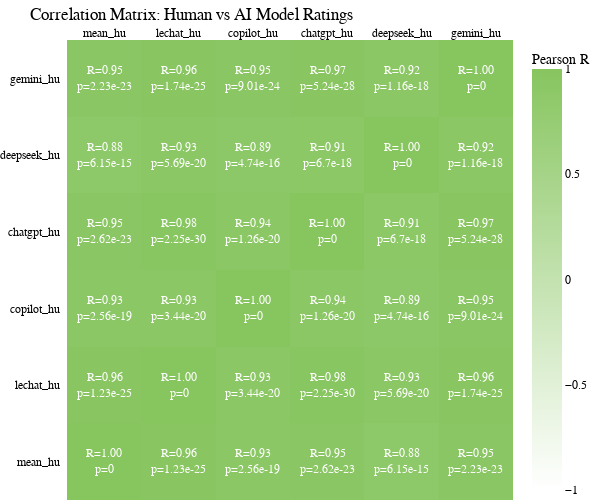

This figure's notebook cell:
### Markdown cell above
#### Correlation

### Code cell
# Calculate the absolute difference between human mean ratings and each AI model's mean ratings
ai_columns = ['lechat_hu', 'copilot_hu', 'chatgpt_hu', 'deepseek_hu', 'gemini_hu']
diffs = {}

# Calculate the absolute differences
for col in ai_columns:
    diffs[col] = (df_hu['mean_hu'] - df_hu[col]).abs()

# Create a DataFrame to summarize the mean absolute differences for each model
mean_diffs = {col: diffs[col].mean() for col in ai_columns}
mean_diffs_df = pd.DataFrame.from_dict(mean_diffs, orient='index', columns=['mean_absolute_difference'])
mean_diffs_df = mean_diffs_df.sort_values('mean_absolute_difference')

print("Mean absolute difference between human and AI model ratings (lower is closer):")
print(mean_diffs_df)

# Find the AI model with the smallest mean absolute difference
closest_model = mean_diffs_df.index[0]
print(f"\nThe AI model whose mean ratings are closest to human ratings is: {closest_model}")



# Plot
import plotly.figure_factory as ff
from scipy.stats import pearsonr

# Prepare correlation and p-value matrices as before
corr_cols = ['mean_hu', 'lechat_hu', 'copilot_hu', 'chatgpt_hu', 'deepseek_hu', 'gemini_hu']
df_corr = df_hu_plot[corr_cols].dropna()
corr_matrix = df_corr.corr(method='pearson')

# Compute p-value matrix
pval_matrix = pd.DataFrame(np.ones_like(corr_matrix), columns=corr_matrix.columns, index=corr_matrix.index)
for i in corr_matrix.columns:
    for j in corr_matrix.columns:
        if i == j:
            pval_matrix.loc[i, j] = 0.0
        else:
            r, p = pearsonr(df_corr[i], df_corr[j])
            pval_matrix.loc[i, j] = p

# Annotate with R and p
z_text = [[f"R={corr_matrix.iloc[i, j]:.2f}<br>p={pval_matrix.iloc[i, j]:.3g}" 
           for j in range(len(corr_matrix))] for i in range(len(corr_matrix))]

fig = ff.create_annotated_heatmap(
    z=corr_matrix.values,
    x=list(corr_matrix.columns),
    y=list(corr_matrix.index),
    annotation_text=z_text,
    colorscale=hungarian_color_scale,
    zmin=-1, zmax=1,
    showscale=True,
    colorbar=dict(title='Pearson R')
)

fig.update_layout(
    title='Correlation Matrix: Human vs AI Model Ratings',
    font=dict(family="Times New Roman, serif", size=12, color='black'),
    width=600, height=500,
    margin=dict(l=0, r=0, t=40, b=0)
)
fig.show()



# Table
# Prepare a DataFrame with R and p for each AI model vs mean_hu
correlation_results = pd.DataFrame({
    'AI Model': ai_columns,
    'R': [corr_matrix.loc['mean_hu', model] for model in ai_columns],
    'p_value': [pval_matrix.loc['mean_hu', model] for model in ai_columns]
})

# If P value is lower than 0.01, show < 0.01
correlation_results['p_value'] = correlation_results['p_value'].apply(lambda x: '< 0.01' if x < 0.01 else x)

# Sort it by R
correlation_results = correlation_results.sort_values(by='R', ascending=False)

print("Correlation Results:")
correlation_results

### Figure 1 — Plotly figure (JSON) as saved in the notebook; plotly's stock layout.template omitted (floating-point values rounded to 4 significant figures)
{"data": [{"colorbar": {"title": {"text": "Pearson R"}}, "colorscale": [[0, "white"], [1, "#87c55f"]], "reversescale": false, "showscale": true, "type": "heatmap", "x": ["mean_hu", "lechat_hu", "copilot_hu", "chatgpt_hu", "deepseek_hu", "gemini_hu"], "y": ["mean_hu", "lechat_hu", "copilot_hu", "chatgpt_hu", "deepseek_hu", "gemini_hu"], "z": [[1.0, 0.9634, 0.9255, 0.9525, 0.8768, 0.9529], [0.9634, 1.0, 0.9325, 0.9784, 0.9308, 0.9628], [0.9255, 0.9325, 1.0, 0.9358, 0.8917, 0.9549], [0.9525, 0.9784, 0.9358, 1.0, 0.9125, 0.9719], [0.8768, 0.9308, 0.8917, 0.9125, 1.0, 0.9198], [0.9529, 0.9628, 0.9549, 0.9719, 0.9198, 1.0]], "zmax": 1, "zmin": -1}], "layout": {"annotations": [{"font": {"color": "#FFFFFF"}, "showarrow": false, "text": "R=1.00<br>p=0", "x": "mean_hu", "xref": "x", "y": "mean_hu", "yref": "y"}, {"font": {"color": "#FFFFFF"}, "showarrow": false, "text": "R=0.96<br>p=1.23e-25", "x": "lechat_hu", "xref": "x", "y": "mean_hu", "yref": "y"}, {"font": {"color": "#FFFFFF"}, "showarrow": false, "text": "R=0.93<br>p=2.56e-19", "x": "copilot_hu", "xref": "x", "y": "mean_hu", "yref": "y"}, {"font": {"color": "#FFFFFF"}, "showarrow": false, "text": "R=0.95<br>p=2.62e-23", "x": "chatgpt_hu", "xref": "x", "y": "mean_hu", "yref": "y"}, {"font": {"color": "#FFFFFF"}, "showarrow": false, "text": "R=0.88<br>p=6.15e-15", "x": "deepseek_hu", "xref": "x", "y": "mean_hu", "yref": "y"}, {"font": {"color": "#FFFFFF"}, "showarrow": false, "text": "R=0.95<br>p=2.23e-23", "x": "gemini_hu", "xref": "x", "y": "mean_hu", "yref": "y"}, {"font": {"color": "#FFFFFF"}, "showarrow": false, "text": "R=0.96<br>p=1.23e-25", "x": "mean_hu", "xref": "x", "y": "lechat_hu", "yref": "y"}, {"font": {"color": "#FFFFFF"}, "showarrow": false, "text": "R=1.00<br>p=0", "x": "lechat_hu", "xref": "x", "y": "lechat_hu", "yref": "y"}, {"font": {"color": "#FFFFFF"}, "showarrow": false, "text": "R=0.93<br>p=3.44e-20", "x": "copilot_hu", "xref": "x", "y": "lechat_hu", "yref": "y"}, {"font": {"color": "#FFFFFF"}, "showarrow": false, "text": "R=0.98<br>p=2.25e-30", "x": "chatgpt_hu", "xref": "x", "y": "lechat_hu", "yref": "y"}, {"font": {"color": "#FFFFFF"}, "showarrow": false, "text": "R=0.93<br>p=5.69e-20", "x": "deepseek_hu", "xref": "x", "y": "lechat_hu", "yref": "y"}, {"font": {"color": "#FFFFFF"}, "showarrow": false, "text": "R=0.96<br>p=1.74e-25", "x": "gemini_hu", "xref": "x", "y": "lechat_hu", "yref": "y"}, {"font": {"color": "#FFFFFF"}, "showarrow": false, "text": "R=0.93<br>p=2.56e-19", "x": "mean_hu", "xref": "x", "y": "copilot_hu", "yref": "y"}, {"font": {"color": "#FFFFFF"}, "showarrow": false, "text": "R=0.93<br>p=3.44e-20", "x": "lechat_hu", "xref": "x", "y": "copilot_hu", "yref": "y"}, {"font": {"color": "#FFFFFF"}, "showarrow": false, "text": "R=1.00<br>p=0", "x": "copilot_hu", "xref": "x", "y": "copilot_hu", "yref": "y"}, {"font": {"color": "#FFFFFF"}, "showarrow": false, "text": "R=0.94<br>p=1.26e-20", "x": "chatgpt_hu", "xref": "x", "y": "copilot_hu", "yref": "y"}, {"font": {"color": "#FFFFFF"}, "showarrow": false, "text": "R=0.89<br>p=4.74e-16", "x": "deepseek_hu", "xref": "x", "y": "copilot_hu", "yref": "y"}, {"font": {"color": "#FFFFFF"}, "showarrow": false, "text": "R=0.95<br>p=9.01e-24", "x": "gemini_hu", "xref": "x", "y": "copilot_hu", "yref": "y"}, {"font": {"color": "#FFFFFF"}, "showarrow": false, "text": "R=0.95<br>p=2.62e-23", "x": "mean_hu", "xref": "x", "y": "chatgpt_hu", "yref": "y"}, {"font": {"color": "#FFFFFF"}, "showarrow": false, "text": "R=0.98<br>p=2.25e-30", "x": "lechat_hu", "xref": "x", "y": "chatgpt_hu", "yref": "y"}, {"font": {"color": "#FFFFFF"}, "showarrow": false, "text": "R=0.94<br>p=1.26e-20", "x": "copilot_hu", "xref": "x", "y": "chatgpt_hu", "yref": "y"}, {"font": {"color": "#FFFFFF"}, "showarrow": false, "text": "R=1.00<br>p=0", "x": "chatgpt_hu", "xref": "x", "y": "chatgpt_hu", "yref": "y"}, {"font": {"color": "#FFFFFF"}, "showarrow": false, "text": "R=0.91<br>p=6.7e-18", "x": "deepseek_hu", "xref": "x", "y": "chatgpt_hu", "yref": "y"}, {"font": {"color": "#FFFFFF"}, "showarrow": false, "text": "R=0.97<br>p=5.24e-28", "x": "gemini_hu", "xref": "x", "y": "chatgpt_hu", "yref": "y"}, {"font": {"color": "#FFFFFF"}, "showarrow": false, "text": "R=0.88<br>p=6.15e-15", "x": "mean_hu", "xref": "x", "y": "deepseek_hu", "yref": "y"}, {"font": {"color": "#FFFFFF"}, "showarrow": false, "text": "R=0.93<br>p=5.69e-20", "x": "lechat_hu", "xref": "x", "y": "deepseek_hu", "yref": "y"}, {"font": {"color": "#FFFFFF"}, "showarrow": false, "text": "R=0.89<br>p=4.74e-16", "x": "copilot_hu", "xref": "x", "y": "deepseek_hu", "yref": "y"}, {"font": {"color": "#FFFFFF"}, "showarrow": false, "text": "R=0.91<br>p=6.7e-18", "x": "chatgpt_hu", "xref": "x", "y": "deepseek_hu", "yref": "y"}, {"font": {"color": "#FFFFFF"}, "showarrow": false, "text": "R=1.00<br>p=0", "x": "deepseek_hu", "xref": "x", "y": "deepseek_hu", "yref": "y"}, {"font": {"color": "#FFFFFF"}, "showarrow": false, "text": "R=0.92<br>p=1.16e-18", "x": "gemini_hu", "xref": "x", "y": "deepseek_hu", "yref": "y"}, {"font": {"color": "#FFFFFF"}, "showarrow": false, "text": "R=0.95<br>p=2.23e-23", "x": "mean_hu", "xref": "x", "y": "gemini_hu", "yref": "y"}, {"font": {"color": "#FFFFFF"}, "showarrow": false, "text": "R=0.96<br>p=1.74e-25", "x": "lechat_hu", "xref": "x", "y": "gemini_hu", "yref": "y"}, {"font": {"color": "#FFFFFF"}, "showarrow": false, "text": "R=0.95<br>p=9.01e-24", "x": "copilot_hu", "xref": "x", "y": "gemini_hu", "yref": "y"}, {"font": {"color": "#FFFFFF"}, "showarrow": false, "text": "R=0.97<br>p=5.24e-28", "x": "chatgpt_hu", "xref": "x", "y": "gemini_hu", "yref": "y"}, {"font": {"color": "#FFFFFF"}, "showarrow": false, "text": "R=0.92<br>p=1.16e-18", "x": "deepseek_hu", "xref": "x", "y": "gemini_hu", "yref": "y"}, {"font": {"color": "#FFFFFF"}, "showarrow": false, "text": "R=1.00<br>p=0", "x": "gemini_hu", "xref": "x", "y": "gemini_hu", "yref": "y"}], "font": {"color": "black", "family": "Times New Roman, serif", "size": 12}, "height": 500, "margin": {"b": 0, "l": 0, "r": 0, "t": 40}, "title": {"text": "Correlation Matrix: Human vs AI Model Ratings"}, "width": 600, "xaxis": {"dtick": 1, "gridcolor": "rgb(0, 0, 0)", "side": "top", "ticks": ""}, "yaxis": {"dtick": 1, "ticks": "", "ticksuffix": "  "}}}
